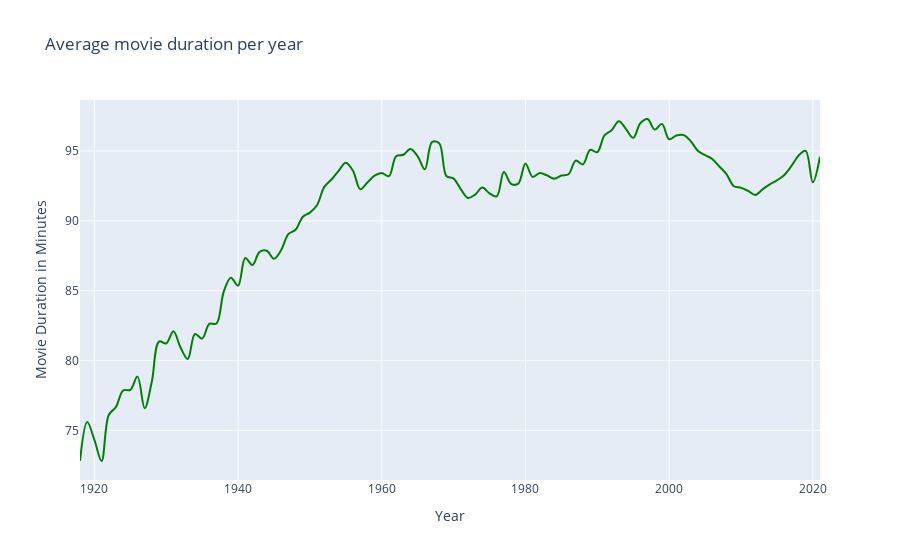

The notebook cell this image was saved under:
### Code cell
fig = px.line(runtime_mean, y='runtimeMinutes', title='Average movie duration per year', line_shape='spline', labels={'startYear': 'Year', 'runtimeMinutes': 'Movie Duration in Minutes'}, color_discrete_sequence=['green'])

fig.update_layout(autosize=False)
fig.show()

### Figure 1 — Plotly figure (JSON) as saved in the notebook; plotly's stock layout.template omitted (floating-point values rounded to 4 significant figures)
{"data": [{"hovertemplate": "Year=%{x}<br>Movie Duration in Minutes=%{y}<extra></extra>", "legendgroup": "", "line": {"color": "green", "dash": "solid", "shape": "spline"}, "mode": "lines", "name": "", "orientation": "v", "showlegend": false, "type": "scatter", "x": [1918, 1919, 1920, 1921, 1922, 1923, 1924, 1925, 1926, 1927, 1928, 1929, 1930, 1931, 1932, 1933, 1934, 1935, 1936, 1937, 1938, 1939, 1940, 1941, 1942, 1943, 1944, 1945, 1946, 1947, 1948, 1949, 1950, 1951, 1952, 1953, 1954, 1955, 1956, 1957, 1958, 1959, 1960, 1961, 1962, 1963, 1964, 1965, 1966, 1967, 1968, 1969, 1970, 1971, 1972, 1973, 1974, 1975, 1976, 1977, 1978, 1979, 1980, 1981, 1982, 1983, 1984, 1985, 1986, 1987, 1988, 1989, 1990, 1991, 1992, 1993, 1994, 1995, 1996, 1997, 1998, 1999, 2000, 2001, 2002, 2003, 2004, 2005, 2006, 2007, 2008, 2009, 2010, 2011, 2012, 2013, 2014, 2015, 2016, 2017, 2018, 2019, 2020, 2021], "xaxis": "x", "y": [72.81, 75.61, 74.33, 72.81, 76.1, 76.67, 77.86, 77.9, 78.85, 76.58, 78.5, 81.36, 81.22, 82.1, 80.93, 80.11, 81.9, 81.57, 82.63, 82.66, 84.92, 85.93, 85.36, 87.34, 86.84, 87.78, 87.86, 87.29, 87.91, 89.05, 89.36, 90.28, 90.59, 91.14, 92.43, 92.96, 93.58, 94.16, 93.58, 92.27, 92.74, 93.23, 93.42, 93.2, 94.62, 94.73, 95.15, 94.62, 93.69, 95.64, 95.55, 93.21, 93.02, 92.27, 91.64, 91.88, 92.38, 91.97, 91.75, 93.5, 92.65, 92.66, 94.1, 93.15, 93.43, 93.25, 93.02, 93.24, 93.34, 94.31, 94.04, 95.08, 94.92, 96.12, 96.49, 97.13, 96.57, 95.94, 96.99, 97.29, 96.53, 96.94, 95.84, 96.11, 96.15, 95.71, 95.01, 94.7, 94.43, 93.89, 93.33, 92.48, 92.37, 92.14, 91.85, 92.25, 92.61, 92.9, 93.27, 93.91, 94.66, 95.01, 92.76, 94.59], "yaxis": "y"}], "layout": {"autosize": false, "legend": {"tracegroupgap": 0}, "title": {"text": "Average movie duration per year"}, "xaxis": {"anchor": "y", "domain": [0, 1], "title": {"text": "Year"}}, "yaxis": {"anchor": "x", "domain": [0, 1], "title": {"text": "Movie Duration in Minutes"}}}}
